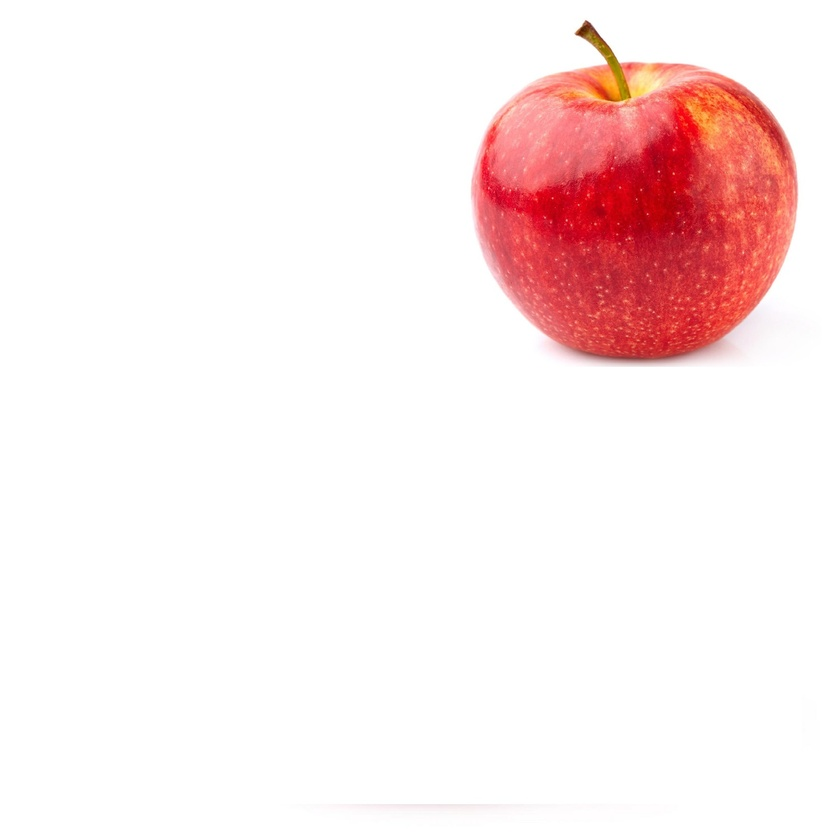
#> input picture images/apple_Red2.jpg, 840 x 840 px, shrunk from 1500 x 1500 before the run
$ python Activity_8_0_Centroid.py
#> lines starting #> are read from the running program, lines starting #| are printed output that depends on the picture; after the words box and inside, x2 and y2 are one past the last pixel; in counts of white or black regions, pixels touching at a corner belong together; long printed decimals are rounded
"""
	@author: romy bompart
	@title: Eighth Activity - Centroid
"""

import skimage
from skimage.color import rgb2gray
from skimage import data, io
from skimage.util import random_noise
import matplotlib.pyplot as plt
import matplotlib
matplotlib.rcParams['font.size'] = 18
import numpy as np
import os

def kernel_creator(kernel_s,kernel_v=1, f_type=1):
    kernel = np.ones(kernel_s*kernel_s).reshape(kernel_s,kernel_s)

    if f_type ==1 : #paso bajo
        kernel = kernel * kernel_v
    elif f_type ==2: # paso bajo dando peso al medio
        kernel[0,0] = 0
        kernel[kernel_s-1,0] = 0
        kernel[0,kernel_s-1] = 0
        kernel[round((kernel_s-1)/2),round((kernel_s-1)/2)] = kernel_v
        kernel[(kernel_s-1),(kernel_s-1) ]=0
    elif f_type == 3: #paso alto dando peso en al medio
        kernel = kernel * -1
        kernel[round((kernel_s-1)/2),round((kernel_s-1)/2)] = kernel_v
    elif f_type == 4: #paso alto con variacion de peso al medio
        kernel = kernel * - 2
        kernel[0,0] = 1
        kernel[kernel_s-1,0] = 1
        kernel[0,kernel_s-1] = 1
        kernel[round((kernel_s-1)/2),round((kernel_s-1)/2)] = kernel_v
        kernel[(kernel_s-1),(kernel_s-1) ]=1
    elif f_type == 5: #paso alto con variacion de peso al medio
        kernel = kernel * -1
        kernel[0,0] = 0
        kernel[kernel_s-1,0] = 0
        kernel[0,kernel_s-1] = 0
        kernel[round((kernel_s-1)/2),round((kernel_s-1)/2)] = kernel_v
        kernel[(kernel_s-1),(kernel_s-1) ]=0
    elif f_type ==6: #for segmentation horizontal
        kernel = kernel * 0
        kernel [round((kernel_s-1)/2),round((kernel_s-1)/2):] = -1
        kernel[round((kernel_s-1)/2),round((kernel_s-1)/2)] = 1
    elif f_type ==7: #for segmentation vertical
        kernel = kernel * 0
        kernel [:round((kernel_s-1)/2),round((kernel_s-1)/2)] = -1
        kernel[round((kernel_s-1)/2),round((kernel_s-1)/2)] = 1
    else:
        kernel = 0

    return kernel

# [9 lines left out: function mediana, not called in this run]

def pad_with(vector, pad_width, iaxis, kwargs):
    pad_value = kwargs.get('padder', 0)
    vector[:pad_width[0]] = pad_value
    vector[-pad_width[1]:] = pad_value

def filter_application(image,kernel_size=3, kernel_value=1, filter_type=0):
    if( round(kernel_size,0) <2):
        return "error: the kernel size should be higher than 3"

    print ("filter type: ", filter_type)
    if filter_type ==0 :
        row, col = np.shape(image)
    else:
        kernel = kernel_creator (kernel_size,kernel_value,filter_type)
        print ( "...the kernel that you are using...")
        print ( kernel )
        padimage = np.pad(image,kernel_size, pad_with)
        row, col = np.shape(padimage)

    filtered_image = np.empty([row-kernel_size-1, col-kernel_size-1])


    for i in range(row-kernel_size-1):
        for j in range(col-kernel_size-1):

            if filter_type ==0:
                subm_ =  image[ i:kernel_size+i , j:kernel_size+j]
                median = mediana(subm_)
                filtered_image[i,j] = median
            elif filter_type == 3:
                subm_ =  padimage[ i:kernel_size+i , j:kernel_size+j]
                mult_ = np.multiply(subm_,kernel)
                filter_ = np.sum(mult_) / kernel_value
                filtered_image[i,j] = filter_
            else:
                subm_ =  padimage[ i:kernel_size+i , j:kernel_size+j]
                mult_ = np.multiply(subm_,kernel)
                filter_ = np.sum(mult_) / np.sum(np.absolute(kernel))
                filtered_image[i,j] = filter_


    return filtered_image

# [22 lines left out: function segmentation, not called in this run]


def varianzas(data,image):
    L = len ( data )
    a, b = np.shape(image)
    ntp = a*b
    y = np.arange(L)
    Varianzas = np.zeros([L])

    for i in range (L):
        R1 = sum ( data[0:i])
        R2 = ntp - R1
        if (R1 == 0):
            m1 = 0
        else:
            m1 = sum (data[0:i] * y[0:i])/R1

        if (R2==0):
            m2 =0
        else:
            m2 = sum ( data[i+1:L]*y[i+1:L])/R2

        Varianzas[i] = (R1*R2*(m2-m1))

    return Varianzas

def whereMax(vm):
    max_v = max ( vm )
    n = len ( vm )
    for i in range ( n ):
        if ( vm[i] == max_v ):
            return i
    return "error"

def histogram(image):
    bins = np.zeros([255])
    a, b = np.shape(image)

    for k in range(a):
        for i in range (b):
            bins[round(int(image[k,i]),0)] =  1 + bins[round(int(image[k,i]),0)]

    return bins

def binarization(image, middle):
    a, b = np.shape(image)
    binarized = np.empty([a, b])
    for k in range(a):
        for i in range (b):
            if (image[k,i]>=middle):
                binarized[k,i] = 255
            else:
                binarized[k,i]=0

    return binarized

def optimal_binarization(image):
    his = histogram(image)
    vm = varianzas(his, image)
    pos_vm = whereMax(vm)
    binimage = binarization( image,pos_vm)
    return binimage

def area(image):
    return np.sum(image)

def invert(image):
    return np.abs((image/255) - 1)

# [7 lines left out: function centroide, not called in this run]

def centroide2(image):
    row, col = np.shape(image)
    ci = np.zeros(row)
    cj = np.zeros(col)
    image = invert(image)
    area_ = area(image)
    for i in range(row):
        for j in range (col):
            ci[i] = i*image[i,j] + ci[i]
            cj[j] = j*image[i,j] + cj[j]

    y = np.sum(ci)/area_
    x = np.sum(cj)/area_

    return (x,y)

#filename = os.path.join('images/apple_Red3.jpg')
filename = os.path.join('images/apple_Red2.jpg')
# [5 lines of commented-out code are left out]
image_c = io.imread(filename)
#> image_c is the input picture: shape (840, 840, 3); mean R, G, B 251.3, 235, 234.8
#image_c = image = data.rocket()
image = rgb2gray(image_c)
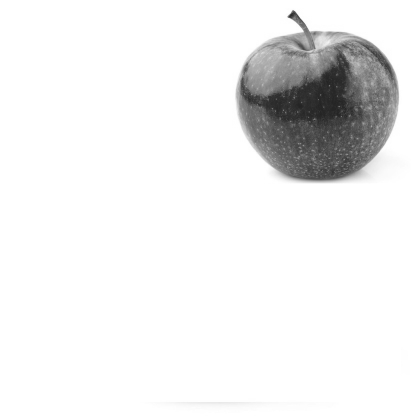
#> image: shape (840, 840) float64 (shown at 1/2 size); min 0.132, max 1, mean 0.935


binimage = optimal_binarization(image*254)
#> after the loop in histogram, `for k in range(a):`: bins = 255 values, max 602167 at index 254, min 0 at index 0, mean 2767.1
#> in optimal_binarization, `his = histogram(image)`: his has the same summary as bins in histogram
#> in varianzas, `L = len ( data )`: L = 255
#> the loop in varianzas, `for i in range (L):` made 255 passes
#> (R1, R2, m1, m2) on passes 35 to 42: (3, 705597, 33, 237.4), (16, 705584, 33.81, 237.4), (116, 705484, 34.84, 237.4), (293, 705307, 35.54, 237.5), (550, 705050, 36.22, 237.6), (943, 704657, 36.96, 237.7), (1410, 704190, 37.64, 237.8), (1945, 703655, 38.29, 237.9)
#> after the loop in varianzas, `for i in range (L):`: Varianzas = 255 values, max 7.23e+12 at index 235, min -8.77e+12 at index 254, mean 4.45e+12
#> in optimal_binarization, `vm = varianzas(his, image)`: vm has the same summary as Varianzas in varianzas
#> in whereMax, `max_v = max ( vm )`: max_v = 7.23e+12
#> in whereMax, `n = len ( vm )`: n = 255
#> in optimal_binarization, `pos_vm = whereMax(vm)`: pos_vm = 235
#> after the loop in binarization, `for k in range(a):`:
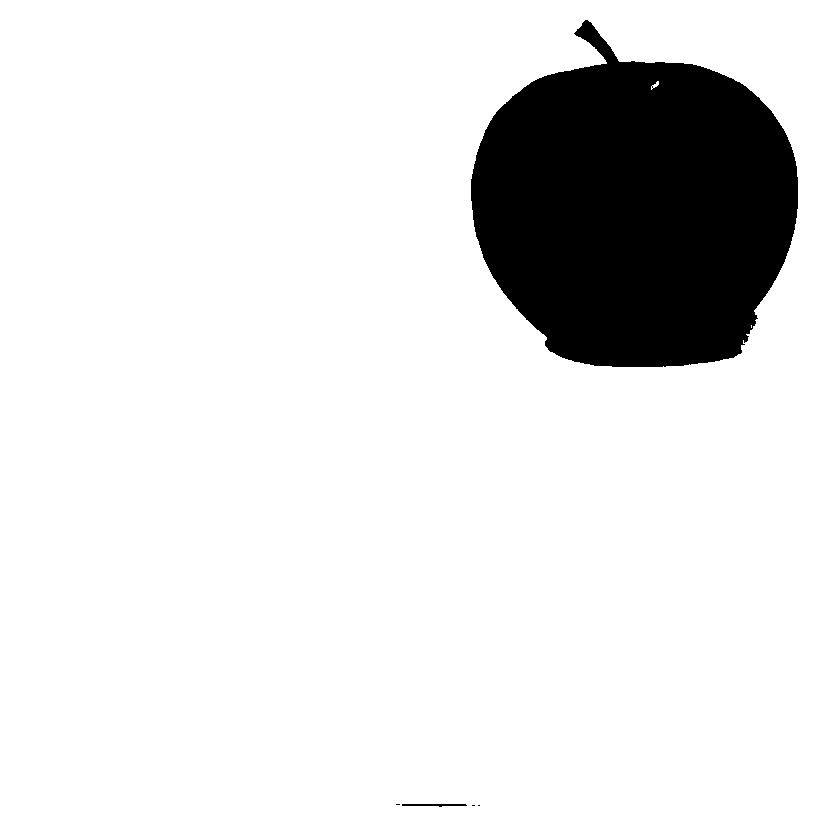
#> binarized: shape (840, 840) float64; 88.3% white; 5 black regions (3 under 20 px), largest, box (x1, y1, x2, y2) and area: (471, 20, 798, 367) 82157, (402, 804, 467, 807) 132
filtered = filter_application(binimage,kernel_size=3, kernel_value=1, filter_type=1)
#> in filter_application, `padimage = np.pad(image,kernel_size, pad_with)`:
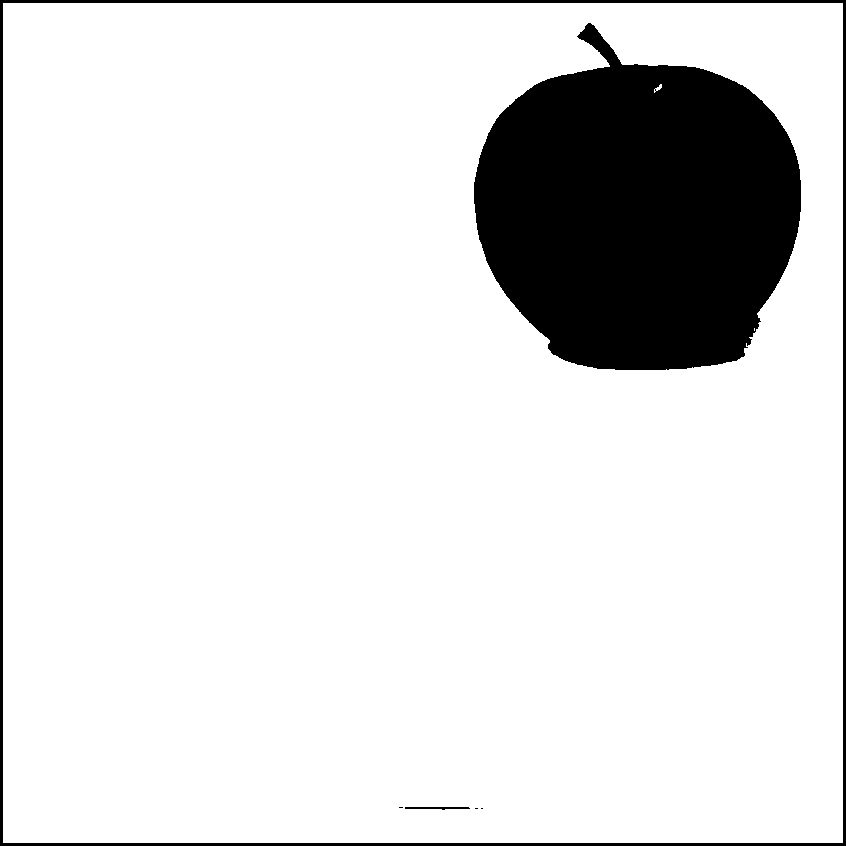
#> padimage: shape (846, 846) float64; 87.1% white; 6 black regions (3 under 20 px), largest, box (x1, y1, x2, y2) and area: (474, 23, 801, 370) 82157, (0, 0, 846, 846) 10116, (405, 807, 470, 810) 132
#> after the loop in filter_application, `for i in range(row-kernel_size-1):`:
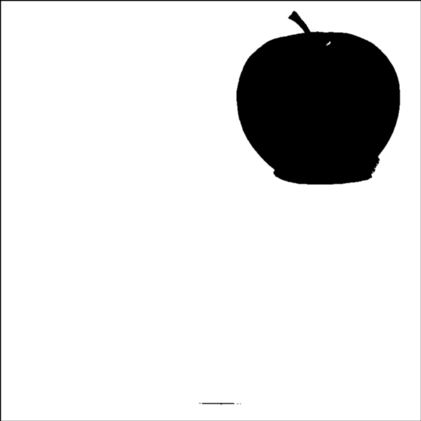
#> filtered_image: shape (842, 842) float64 (shown at 1/2 size); min 0, max 255, mean 224
x,y = centroide2(filtered)
#> in invert, `return np.abs((image/255) - 1)`:
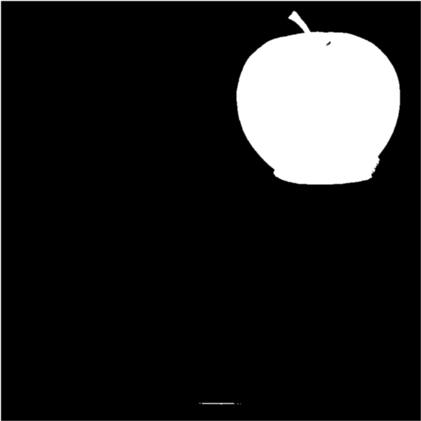
#> returned value: shape (842, 842) float64 (shown at 1/2 size); min 0, max 1, mean 0.122
#> in centroide2, `area_ = area(image)`: area_ = 86221.9
#> after the loop in centroide2, `for i in range(row):`: ci = 842 values, max 237348.9 at index 841, min 0 at index 0, mean 22027; cj = 842 values, max 237348.9 at index 841, min 0 at index 0, mean 63536.6
#> in centroide2, `y = np.sum(ci)/area_`: y = 215.1
#> in centroide2, `x = np.sum(cj)/area_`: x = 620.5
#> x = 620.5; y = 215.1

plt.figure()
plt.subplot(1,2,1)
plt.title("Binarized")
plt.imshow(binimage, cmap='gray')
plt.subplot(1,2,2)
plt.title("filtered")
plt.imshow(filtered, cmap='gray')
plt.show()

print ( "Centroid - > X = {} , Y= {}".format(x,y))
#| Centroid - > X = 620.467 , Y= 215.104


###
plt.imshow(image_c)
x_line = np.arange(0, np.shape(image_c)[0], 1)
y_line = np.arange(0, np.shape(image_c)[1], 1)
x_c = np.ones(np.shape(image_c)[0])*x
#> x_c = 840 values from 620.5 to 620.5
y_c = np.ones(np.shape(image_c)[1])*y
#> y_c = 840 values from 215.1 to 215.1
###
plt.plot(x_c, x_line, 'r--')
plt.plot(y_line, y_c, 'r--')
plt.scatter(x,y,c='w',s=60)
plt.show()
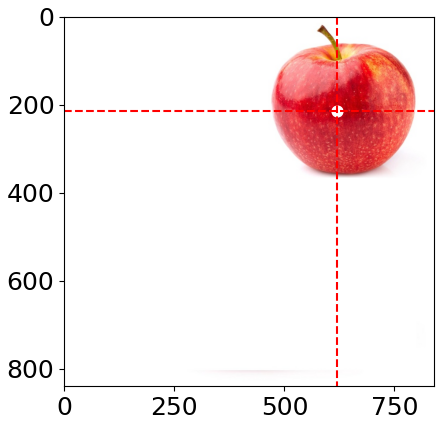
#> figure drawn by matplotlib, 1 panel

$ run again, with images/apple_Red3.jpg copied over images/apple_Red2.jpg
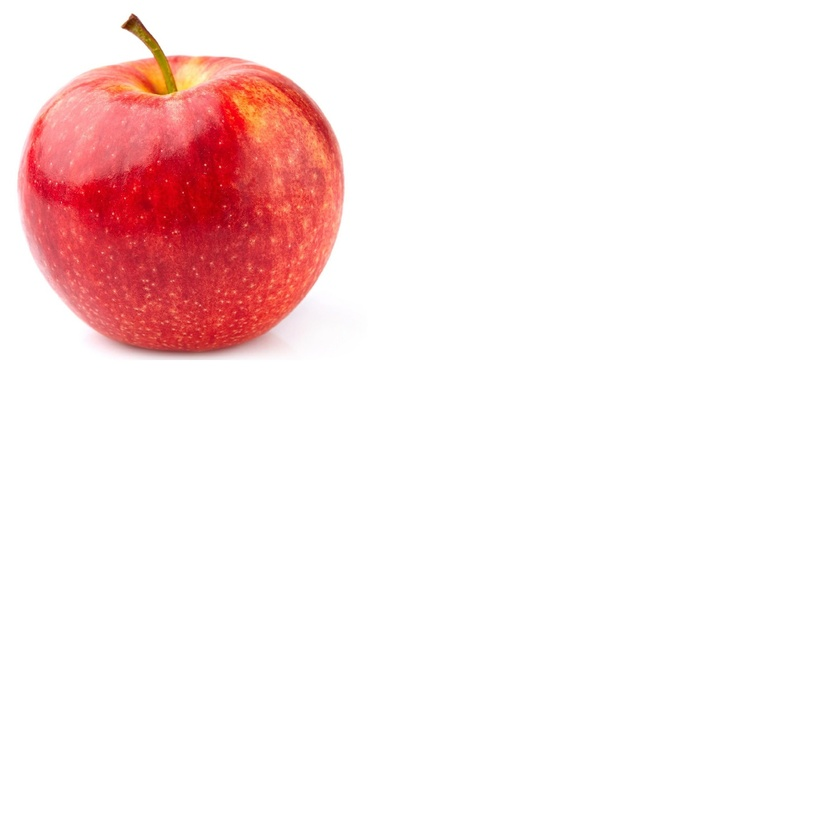
#> input picture images/apple_Red3.jpg, 840 x 840 px, shrunk from 1500 x 1500 before the run
#> image_c is the input picture: shape (840, 840, 3); mean R, G, B 251.3, 235, 234.9
#> after the loop in histogram, `for k in range(a):`: bins = 255 values, max 610434 at index 254, min 0 at index 0, mean 2767.1
#> his has the same summary as bins in histogram
#> L = 255
#> the loop in varianzas, `for i in range (L):` made 255 passes
#> (R1, R2, m1, m2) on passes 35 to 42: (4, 705596, 33, 237.5), (25, 705575, 33.84, 237.5), (112, 705488, 34.74, 237.5), (287, 705313, 35.51, 237.5), (562, 705038, 36.24, 237.6), (935, 704665, 36.94, 237.7), (1375, 704225, 37.6, 237.8), (1931, 703669, 38.29, 238)
#> after the loop in varianzas, `for i in range (L):`: Varianzas = 255 values, max 7.23e+12 at index 236, min -7.64e+12 at index 254, mean 4.45e+12
#> vm has the same summary as Varianzas in varianzas
#> max_v = 7.23e+12
#> n = 255
#> pos_vm = 236
#> after the loop in binarization, `for k in range(a):`:
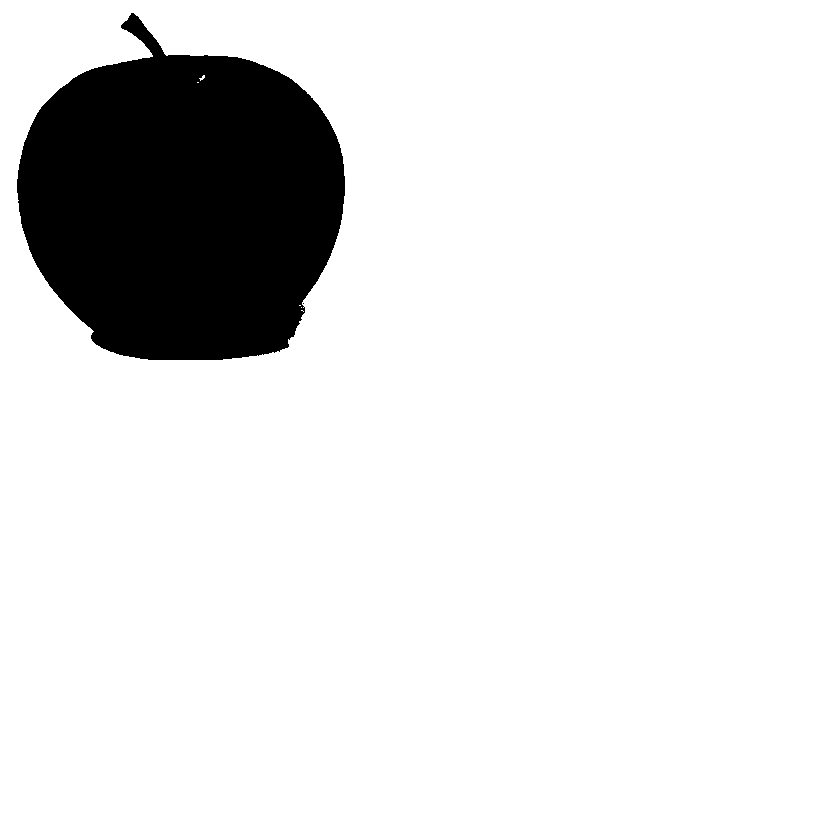
#> binarized: shape (840, 840) float64; 88.3% white; 2 black regions (1 under 20 px), largest, box (x1, y1, x2, y2) and area: (17, 13, 345, 360) 82289
#> padimage: shape (846, 846) float64; 87.1% white; 3 black regions (1 under 20 px), largest, box (x1, y1, x2, y2) and area: (20, 16, 348, 363) 82289, (0, 0, 846, 846) 10116
#> area_ = 86213.9
#> after the loop in centroide2, `for i in range(row):`: ci = 842 values, max 237348.9 at index 841, min 0 at index 0, mean 21276.7; cj = 842 values, max 237348.9 at index 841, min 0 at index 0, mean 19241.2
#> in centroide2, `y = np.sum(ci)/area_`: y = 207.8
#> in centroide2, `x = np.sum(cj)/area_`: x = 187.9
#> `x,y = centroide2(filtered)`: y = 207.8
#| Centroid - > X = 187.918 , Y= 207.797
#> x_c = 840 values from 187.9 to 187.9
#> y_c = 840 values from 207.8 to 207.8
#> `plt.show()`:
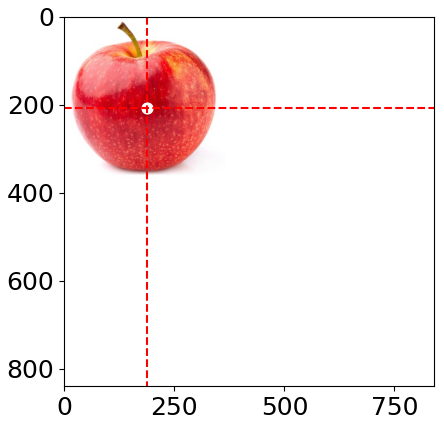
#> figure drawn by matplotlib, 1 panel

$ run again, with images/banana.jpg copied over images/apple_Red2.jpg
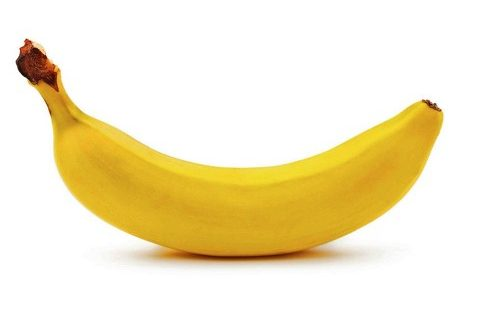
#> input picture images/banana.jpg, 488 x 321 px
#> image_c is the input picture: shape (321, 488, 3); mean R, G, B 244.9, 233.9, 201
#> after the loop in histogram, `for k in range(a):`: bins = 255 values, max 101412 at index 254, min 0 at index 0, mean 614.3
#> his has the same summary as bins in histogram
#> L = 255
#> the loop in varianzas, `for i in range (L):` made 255 passes
#> (R1, R2, m1, m2) on passes 6 to 13: (1, 156647, 4, 232.8), (3, 156645, 4.67, 232.8), (3, 156645, 4.67, 232.8), (3, 156645, 4.67, 232.8), (3, 156645, 4.67, 232.8), (3, 156645, 4.67, 232.8), (3, 156645, 4.67, 232.8), (3, 156645, 4.67, 232.8)
#> after the loop in varianzas, `for i in range (L):`: Varianzas = 255 values, max 3.76e+11 at index 232, min -1.09e+12 at index 254, mean 1.36e+11
#> vm has the same summary as Varianzas in varianzas
#> max_v = 3.76e+11
#> n = 255
#> pos_vm = 232
#> after the loop in binarization, `for k in range(a):`:
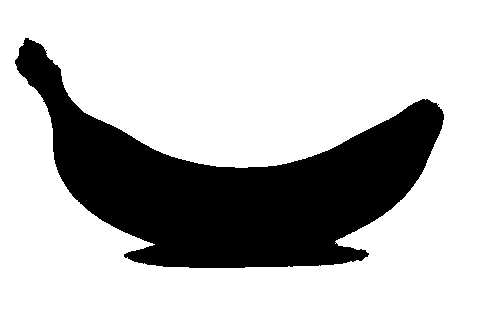
#> binarized: shape (321, 488) float64; 74.3% white; 1 black region, box (x1, y1, x2, y2) and area: (15, 38, 444, 268) 40296
#> padimage: shape (327, 494) float64; 72% white; 2 black regions, box (x1, y1, x2, y2) and area: (18, 41, 447, 271) 40296, (0, 0, 494, 327) 4890
#> area_ = 42187.6
#> after the loop in centroide2, `for i in range(row):`: ci = 323 values, max 66198 at index 198, min 0 at index 0, mean 24030.6; cj = 490 values, max 53409.7 at index 489, min 0 at index 0, mean 19915.7
#> in centroide2, `y = np.sum(ci)/area_`: y = 184
#> in centroide2, `x = np.sum(cj)/area_`: x = 231.3
#> `x,y = centroide2(filtered)`: y = 184
#| Centroid - > X = 231.317 , Y= 183.985
#> x_c = 321 values from 231.3 to 231.3
#> y_c = 488 values from 184 to 184
#> `plt.show()`:
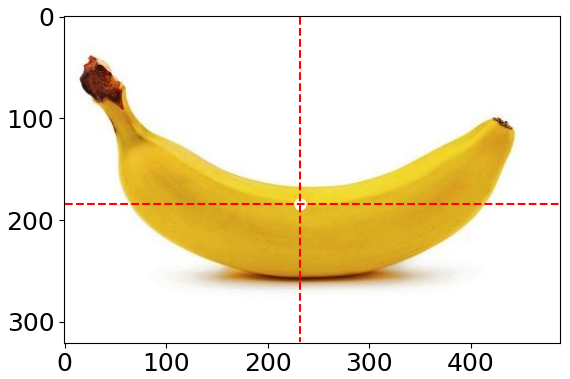
#> figure drawn by matplotlib, 1 panel
